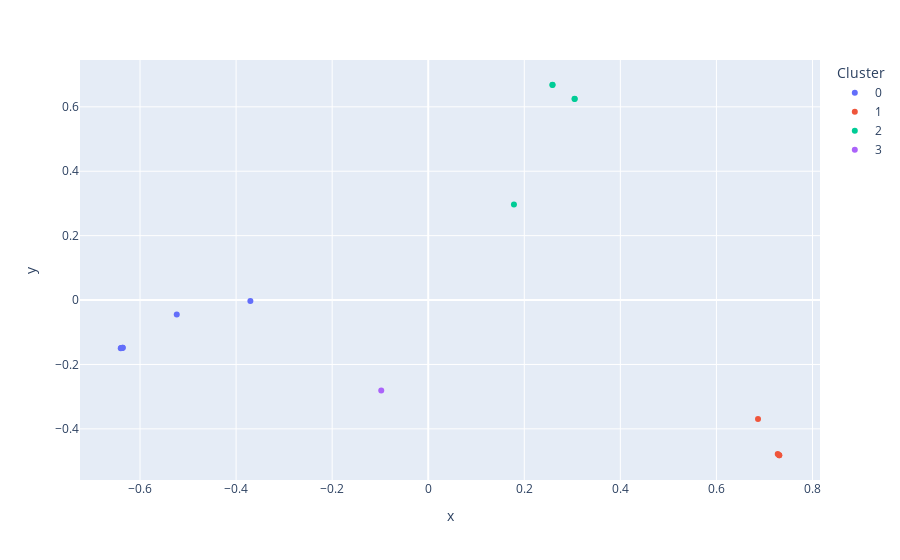

Notebook cell for this chart:
### Markdown cell above
This will generate the topic space in 2D with every article represented as a single point. Very similar to the t-SNE clustering graph, this visualization has the same goal: show topic clusters of articles that are very similar in topic and overall theme. Points closer together means they have very similar topics, while points further apart will be less related. This visualization uses the relevance of each topic to an article as the data behind the clustering. Articles are colored by the user-selected number of clusters (not by main topic).

### Code cell
visualize_kmeans_clustering(dataframe = df,
                            df_topics= df_topics,
                            num_clusters = kmeans_settings["num_clusters"],
                            pca_components = kmeans_settings["pca_components"])

### Figure 1 — Plotly figure (JSON) as saved in the notebook; plotly's stock layout.template omitted (floating-point values rounded to 4 significant figures)
{"data": [{"customdata": [[13, "Sen. Grassley demand answers over handling of federal probe into Biden family", [["say", "office", "information", "attorney", "source", "charge", "foreign", "family", "relate", "son"]], "wjla.com", "Neutral Negative", 3], [4, "Hunter Biden to plead guilty to federal tax charges, strikes deal on gun charge", [["say", "office", "information", "attorney", "source", "charge", "foreign", "family", "relate", "son"]], "www.nation.com.pk", "Negative", 3], [12, "Grassley Reveals New Details of FBI Efforts to Tamper with Far-Reaching Biden Family Investigations", [["say", "office", "information", "attorney", "source", "charge", "foreign", "family", "relate", "son"]], "www.grassley.senate.gov", "Neutral Negative", 3], [15, "FBI hindered Hunter probe — and David Weiss skipped briefing on Biden bribery allegations, US attorney testifies", [["say", "office", "information", "attorney", "source", "charge", "foreign", "family", "relate", "son"]], "nypost.com", "Positive", 3], [9, "Hunter Biden prosecutor wasn’t blocked from bringing California charges, US attorney tells Congress", [["say", "office", "information", "attorney", "source", "charge", "foreign", "family", "relate", "son"]], "apnews.com", "Neutral Positive", 3], [10, "Biden-picked LA US attorney claimed he was too ‘resource-strapped’ to charge Hunter", [["say", "office", "information", "attorney", "source", "charge", "foreign", "family", "relate", "son"]], "nypost.com", "Neutral", 3], [11, "FBI received 'criminal information' from over 40 confidential sources on Joe Biden, Hunter, James: Grassley", [["say", "office", "information", "attorney", "source", "charge", "foreign", "family", "relate", "son"]], "www.foxnews.com", "Negative", 3]], "hovertemplate": "ID: %{customdata[0]}<br>Article Title: %{customdata[1]}<br>Associated Words: %{customdata[2]}<br>Address: %{customdata[3]}<br>Sentiment Label: %{customdata[4]}<br>Main Topic: %{customdata[5]}", "legendgroup": "0", "marker": {"color": "#636efa", "symbol": "circle"}, "mode": "markers", "name": "0", "orientation": "v", "showlegend": true, "type": "scatter", "x": [-0.3703, -0.6362, -0.5236, -0.6393, -0.6361, -0.6381, -0.6401], "xaxis": "x", "y": [-0.003155, -0.1478, -0.04501, -0.1491, -0.1478, -0.1486, -0.1495], "yaxis": "y"}, {"customdata": [[8, "Comer says he will issue subpoenas 'today' for Hunter Biden, James Biden bank records", [["say", "document", "impeachment", "hearing", "evidence", "house", "family", "president", "political", "address"]], "abcnews.go.com", "Neutral", 4], [3, "House Republicans make their case for Biden impeachment inquiry at first hearing", [["say", "document", "impeachment", "hearing", "evidence", "house", "family", "president", "political", "address"]], "apnews.com", "Neutral", 4], [6, "Hunter Biden figures in ‘multiple criminal investigations”", [["say", "document", "impeachment", "hearing", "evidence", "house", "family", "president", "political", "address"]], "www.nation.com.pk", "Negative", 4], [7, "Hunter Biden probe: House Republicans release more than 700 pages of internal IRS documents from whistleblowers", [["say", "document", "impeachment", "hearing", "evidence", "house", "family", "president", "political", "address"]], "www.cnn.com", "Neutral Negative", 4]], "hovertemplate": "ID: %{customdata[0]}<br>Article Title: %{customdata[1]}<br>Associated Words: %{customdata[2]}<br>Address: %{customdata[3]}<br>Sentiment Label: %{customdata[4]}<br>Main Topic: %{customdata[5]}", "legendgroup": "1", "marker": {"color": "#EF553B", "symbol": "circle"}, "mode": "markers", "name": "1", "orientation": "v", "showlegend": true, "type": "scatter", "x": [0.6866, 0.7308, 0.7276, 0.7307], "xaxis": "x", "y": [-0.369, -0.4819, -0.4781, -0.4818], "yaxis": "y"}, {"customdata": [[14, "Abrams: Comer’s Biden ‘bombshell’ once again falls way short", [["wire", "say", "comer", "receive", "address", "partner", "loan", "bombshell", "beneficiary", "news"]], "www.newsnationnow.com", "Positive", 2], [0, "Hunter Biden's $250K wire from China labeled as a 'personal investment'", [["wire", "say", "comer", "receive", "address", "partner", "loan", "bombshell", "beneficiary", "news"]], "www.foxnews.com", "Neutral Positive", 2], [2, "Hunter Biden sues Rudy Giuliani over laptop, accuses ex-Trump lawyer of 'hacking'", [["drug", "president", "son", "nation", "month", "get", "laptop", "use", "father", "crack"]], "www.foxnews.com", "Negative", 6], [5, "White House on defensive over Hunter Biden art sales", [["say", "president", "son", "buyer", "artwork", "purchase", "year", "work", "know", "target"]], "www.nation.com.pk", "Positive", 0], [16, "The Real Hunter Biden Scandal", [["drug", "president", "son", "nation", "month", "get", "laptop", "use", "father", "crack"]], "www.thenation.com", "Positive", 6]], "hovertemplate": "ID: %{customdata[0]}<br>Article Title: %{customdata[1]}<br>Associated Words: %{customdata[2]}<br>Address: %{customdata[3]}<br>Sentiment Label: %{customdata[4]}<br>Main Topic: %{customdata[5]}", "legendgroup": "2", "marker": {"color": "#00cc96", "symbol": "circle"}, "mode": "markers", "name": "2", "orientation": "v", "showlegend": true, "type": "scatter", "x": [0.3048, 0.3049, 0.2586, 0.1784, 0.2588], "xaxis": "x", "y": [0.6246, 0.6248, 0.6678, 0.2965, 0.6686], "yaxis": "y"}, {"customdata": [[1, "DOJ ordered Hunter Biden investigators to 'remove any reference' to Joe Biden in FARA probe warrant: House GOP", [["say", "office", "information", "attorney", "source", "charge", "foreign", "family", "relate", "son"]], "www.foxnews.com", "Neutral Positive", 3]], "hovertemplate": "ID: %{customdata[0]}<br>Article Title: %{customdata[1]}<br>Associated Words: %{customdata[2]}<br>Address: %{customdata[3]}<br>Sentiment Label: %{customdata[4]}<br>Main Topic: %{customdata[5]}", "legendgroup": "3", "marker": {"color": "#ab63fa", "symbol": "circle"}, "mode": "markers", "name": "3", "orientation": "v", "showlegend": true, "type": "scatter", "x": [-0.09782], "xaxis": "x", "y": [-0.2806], "yaxis": "y"}], "layout": {"legend": {"title": {"text": "Cluster"}, "tracegroupgap": 0}, "margin": {"t": 60}, "xaxis": {"anchor": "y", "domain": [0, 1], "title": {"text": "x"}}, "yaxis": {"anchor": "x", "domain": [0, 1], "title": {"text": "y"}}}}
